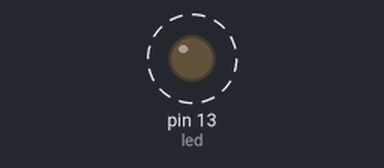
This sketch was run on a simulated Arduino Uno, built with avr-gcc and run on an emulated ATmega328P. On the bench: output pins drawn as LEDs (lit = HIGH). Dashed ring = blinking.

Above: at 0.05 s.
Timing chart, 0 to 3.0 s (numbered marks = the images above):
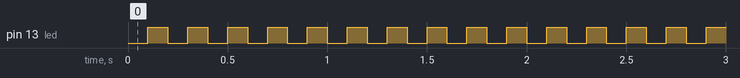

Measured:
- by itself, pin 13 (led): alternates HIGH for 0.10 s and LOW for 0.10 s

The sketch:

blink.ino
```cpp
// Blink sketch
int led = 13;

void setup(void) {
  pinMode(led, OUTPUT);
}

void loop() {
  digitalWrite(led, LOW);
  delay(100);
  digitalWrite(led, HIGH);
  delay(100);
}
```
